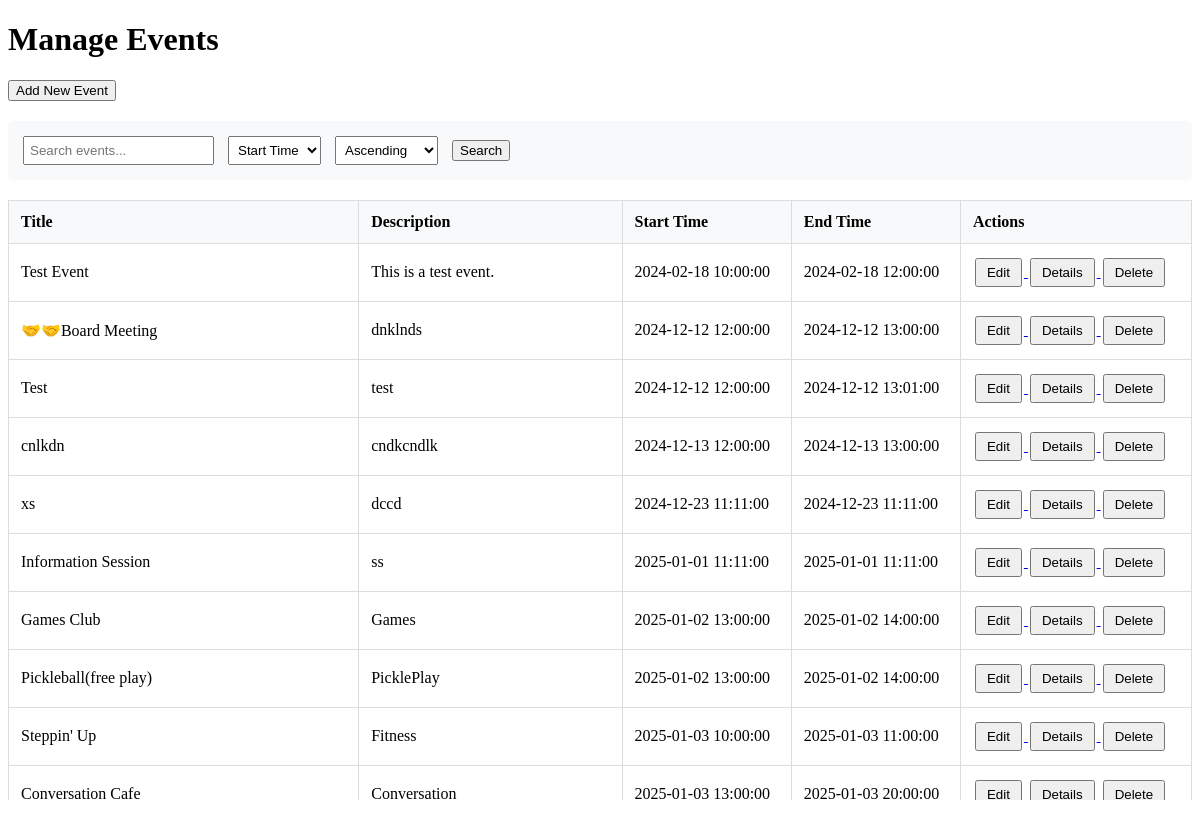
Screenshot of /public/manage_events.php (signed in) with the database file from the repository.
### tables this page shows
CREATE TABLE `events` (
  `id` int(11) NOT NULL,
  `title` varchar(255) NOT NULL,
  `description` text DEFAULT NULL,
  `start_time` datetime NOT NULL,
  `end_time` datetime NOT NULL,
  `created_by` int(11) DEFAULT NULL,
  `edited_by` int(11) DEFAULT NULL,
  `edit_date` datetime DEFAULT current_timestamp() ON UPDATE current_timestamp(),
  `image` text DEFAULT NULL,
  `created_at` datetime DEFAULT current_timestamp(),
  `short_name` varchar(50) DEFAULT NULL
);

### public/manage_events.php (the view, shortened to what this page needs)
<?php
require_once '../config/db_connection.php';
function getEventsData($conn) {
    try {
        $search = $_GET['events_search'] ?? '';
        $sort = $_GET['events_sort'] ?? 'start_time';
        $order = $_GET['events_order'] ?? 'ASC';
        $query = "SELECT * FROM events";
        $query .= " ORDER BY $sort $order";
        $stmt = $conn->prepare($query);
        $stmt->execute();
        return $stmt->fetchAll(PDO::FETCH_ASSOC);
    } catch (Exception $e) {
        error_log("Error fetching events: " . $e->getMessage());
        return [];
    }
}
$eventsData = getEventsData($conn);
?>
<!DOCTYPE html>
<html lang="en">
<head>
</head>
<body>
    <div class="container">
        <h1>Manage Events</h1>
        <a href="../views/create_event.php"><button>Add New Event</button></a>
        <form method="GET" class="search-form">
            <input type="text" name="events_search"
                   placeholder="Search events..."
                   value="<?php echo htmlspecialchars($_GET['events_search'] ?? ''); ?>">
            <select name="events_sort">
                <option value="start_time" <?php echo ($_GET['events_sort'] ?? '') === 'start_time' ? 'selected' : ''; ?>>Start Time</option>
            </select>
            <select name="events_order">
                <option value="ASC" <?php echo ($_GET['events_order'] ?? '') === 'ASC' ? 'selected' : ''; ?>>Ascending</option>
            </select>
            <button type="submit">Search</button>
        </form>
        <div class="table-container">
            <table>
                <thead>
                    <tr>
                        <th>Title</th>
                        <th>Description</th>
                        <th>Start Time</th>
                        <th>End Time</th>
                        <th>Actions</th>
                    </tr>
                </thead>
                <tbody>
                    <?php foreach ($eventsData as $event): ?>
                    <tr>
                        <td><?php echo htmlspecialchars($event['title']); ?></td>
                        <td><?php echo htmlspecialchars($event['description']); ?></td>
                        <td><?php echo htmlspecialchars($event['start_time']); ?></td>
                        <td><?php echo htmlspecialchars($event['end_time']); ?></td>
                        <td class="actions">
                            <a href="../views/edit_event.php?id=<?php echo htmlspecialchars($event['id']); ?>">
                                <button>Edit</button>
                            </a>
                            <a href="../views/event_details.php?id=<?php echo htmlspecialchars($event['id']); ?>">
                                <button>Details</button>
                            </a>
                            <form method="POST" action="../controllers/event_controller.php" style="display:inline;">
                                <button type="submit" onclick="return confirm('Are you sure you want to delete this event?');">
                                    Delete
                                </button>
                            </form>
                        </td>
                    </tr>
                    <?php endforeach; ?>
                </tbody>
            </table>
        </div>
    </div>
</body>
</html>

### public/manage_events.php (style rules this page uses)
.table-container { max-height: 600px; overflow-y: auto; margin: 20px 0; }
table { width: 100%; border-collapse: collapse; }
th { position: sticky; top: 0; background-color: #f8f9fa; z-index: 1; }
th, td { padding: 12px; border: 1px solid #ddd; text-align: left; }
.search-form { margin: 20px 0; padding: 15px; background-color: #f8f9fa; border-radius: 5px; }
.search-form input, .search-form select { margin-right: 10px; padding: 5px; }
.actions button { margin: 2px; padding: 5px 10px; }

### rows the page displays
events: title "Test Event", description "This is a test event.", start_time "2024-02-18 10:00:00", end_time "2024-02-18 12:00:00"
events: title "🤝🤝Board Meeting", description "dnklnds", start_time "2024-12-12 12:00:00", end_time "2024-12-12 13:00:00"
events: title "Test", description "test", start_time "2024-12-12 12:00:00", end_time "2024-12-12 13:01:00"
events: title "cnlkdn", description "cndkcndlk", start_time "2024-12-13 12:00:00", end_time "2024-12-13 13:00:00"
events: title "xs", description "dccd", start_time "2024-12-23 11:11:00", end_time "2024-12-23 11:11:00"
events: title "Information Session", description "ss", start_time "2025-01-01 11:11:00", end_time "2025-01-01 11:11:00"
events: title "Games Club", description "Games", start_time "2025-01-02 13:00:00", end_time "2025-01-02 14:00:00"
events: title "Pickleball(free play)", description "PicklePlay", start_time "2025-01-02 13:00:00", end_time "2025-01-02 14:00:00"
events: title "Steppin' Up", description "Fitness", start_time "2025-01-03 10:00:00", end_time "2025-01-03 11:00:00"
events: title "Conversation Cafe", description "Conversation", start_time "2025-01-03 13:00:00", end_time "2025-01-03 20:00:00"
